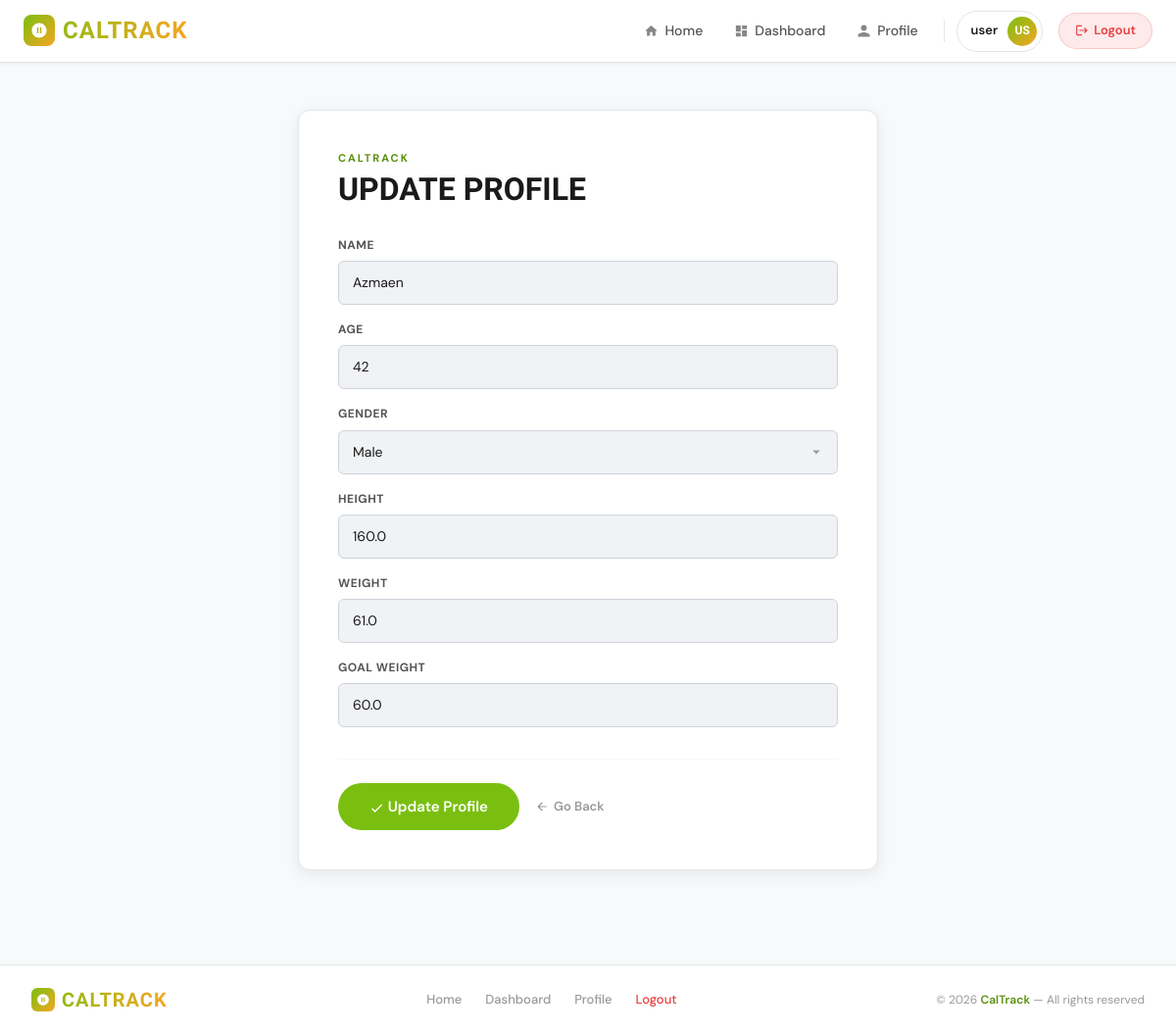
Screenshot of /update_profile_page (signed in) with the database file from the repository.
### app_base/models.py (models this page shows, shortened)
class ProfileModel(models.Model):
    user = models.OneToOneField(User, related_name='profile', on_delete=models.CASCADE, null=True)
    GENDER = [
        ('Male', 'Male'),
        ('Female', 'Female'),
    ]
    name = models.CharField(max_length=255, null=True)
    age = models.IntegerField(null=True, default=0)
    gender = models.CharField(choices= GENDER, max_length=50, null=True)
    height = models.FloatField(null=True, default=0.0)
    weight = models.FloatField(null=True, default=0.0)
    bmr = models.FloatField(null=True)
    total_consumed_today = models.FloatField(null=True)
    goal_weight = models.FloatField(null=True)
    bmi = models.FloatField(null=True)

### app_base/views.py (the view, shortened to what this page needs)
# urls.py: path('update_profile_page', update_profile_page, name='update_profile_page'),
@login_required
def update_profile_page(request):
    try:
        profile = request.user.profile
    except ProfileModel.DoesNotExist:
        profile = None
    form = ProfileForm(instance = profile)
    context = {
        'form': form,
        'heading': 'Profile Info',
        'action': 'Update Profile'
    }
    return render(request, 'base-form.html', context)

### app_base/forms.py
class ProfileForm(forms.ModelForm):
    class Meta:
        model = ProfileModel
        fields = [
            'name',
            'age',
            'gender',
            'height',
            'weight',
            'goal_weight',
        ]
    def __init__(self, *args, **kwargs):
        super().__init__(*args, **kwargs)
        for x in self.fields.values():
            x.widget.attrs.update({'class': 'form-control'})

### app_base/templates/base-form.html (shortened to what this page needs)
{% extends 'base.html' %}
{% block content %}
<div class="form-page">
  <div class="form-card">
    <div class="form-card-eyebrow">CalTrack</div>
    <div class="form-card-title">{{ action }}</div>
    <form method="post" novalidate>
      {% include 'form_base.html' %}
      <hr class="form-divider"/>
      <div class="form-actions">
        <button type="submit" class="btn-primary-cal" style="font-size:15px;padding:12px 32px;">
          <svg viewBox="0 0 24 24" fill="currentColor" style="width:15px;height:15px;">
            <path d="M9 16.17L4.83 12l-1.42 1.41L9 19 21 7l-1.41-1.41z"/>
          </svg>
          {{ action }}
        </button>
        <a href="javascript:history.back()" class="btn-back">
          <svg viewBox="0 0 24 24" fill="currentColor" style="width:14px;height:14px;">
            <path d="M20 11H7.83l5.59-5.59L12 4l-8 8 8 8 1.41-1.41L7.83 13H20v-2z"/>
          </svg>
          Go Back
        </a>
      </div>
    </form>
  </div>
</div>
{% endblock %}

### app_base/templates/base.html (shortened to what this page needs)
<!DOCTYPE html>
<html lang="en">
<head>
  <link href="https://cdn.jsdelivr.net/npm/bootstrap@5.0.2/dist/css/bootstrap.min.css"
        rel="stylesheet"
 />
</head>
<body>
  {% include 'nav.html' %}
  <main class="page-content">
    {% block content %}
    {% endblock %}
  </main>
  {% include 'footer.html' %}
</body>
</html>

### app_base/templates/nav.html (shortened to what this page needs)
<nav class="cal-nav">
  <a href="{% url 'home_page' %}" class="cal-nav-logo">
    <div class="logo-icon">
      <svg viewBox="0 0 24 24" fill="white">
        <path d="M12 2C6.48 2 2 6.48 2 12s4.48 10 10 10 10-4.48 10-10S17.52 2 12 2zm-1 14H9V8h2v8zm4 0h-2V8h2v8z"/>
      </svg>
    </div>
    CALTRACK
  </a>
  <ul class="cal-nav-links">
    <li>
      <a href="{% url 'home_page' %}" class="{% if request.resolver_match.url_name == 'home_page' %}active{% endif %}">
        <svg viewBox="0 0 24 24" fill="currentColor"><path d="M10 20v-6h4v6h5v-8h3L12 3 2 12h3v8z"/></svg>
        Home
      </a>
    </li>
    <li>
      <a href="{% url 'dashboard_page' %}" class="{% if request.resolver_match.url_name == 'dashboard_page' %}active{% endif %}">
        <svg viewBox="0 0 24 24" fill="currentColor"><path d="M3 13h8V3H3v10zm0 8h8v-6H3v6zm10 0h8V11h-8v10zm0-18v6h8V3h-8z"/></svg>
        Dashboard
      </a>
    </li>
    <li>
      <a href="{% url 'profile_page' %}" class="{% if request.resolver_match.url_name == 'profile_page' %}active{% endif %}">
        <svg viewBox="0 0 24 24" fill="currentColor"><path d="M12 12c2.7 0 4.8-2.1 4.8-4.8S14.7 2.4 12 2.4 7.2 4.5 7.2 7.2 9.3 12 12 12zm0 2.4c-3.2 0-9.6 1.6-9.6 4.8v2.4h19.2v-2.4c0-3.2-6.4-4.8-9.6-4.8z"/></svg>
        Profile
      </a>
    </li>
  </ul>
  <div class="nav-user">
    <span class="nav-username">{{ request.user.username }}</span>
    <div class="nav-avatar">{{ request.user.username|slice:":2"|upper }}</div>
  </div>
  {% if user.is_authenticated %}
    <a href="{% url 'logout_page' %}" class="nav-logout">
      <svg viewBox="0 0 24 24" fill="currentColor" style="width:14px;height:14px;">
        <path d="M17 7l-1.41 1.41L18.17 11H8v2h10.17l-2.58 2.58L17 17l5-5-5-5zM4 5h8V3H4c-1.1 0-2 .9-2 2v14c0 1.1.9 2 2 2h8v-2H4V5z"/>
      </svg>
      Logout
    </a>
  {% else %}
    <a href="{% url 'login_page' %}" class="btn-primary-cal">Login</a>
  {% endif %}
</nav>

### app_base/templates/form_base.html (shortened to what this page needs)
{% for field in form %}
  <div class="mb-3">
    <label class="form-label fw-semibold">{{ field.label }}</label>
    {{ field }}
  </div>
{% endfor %}

### app_base/templates/footer.html (shortened to what this page needs)
<footer class="cal-footer">
  <div class="footer-inner">
    <a href="{% url 'home_page' %}" class="footer-logo">
      <div class="footer-logo-icon">
        <svg viewBox="0 0 24 24" fill="white" style="width:14px;height:14px;">
          <path d="M12 2C6.48 2 2 6.48 2 12s4.48 10 10 10 10-4.48 10-10S17.52 2 12 2zm-1 14H9V8h2v8zm4 0h-2V8h2v8z"/>
        </svg>
      </div>
      CALTRACK
    </a>
    <div class="footer-links">
      <a href="{% url 'home_page' %}">Home</a>
      <a href="{% url 'dashboard_page' %}">Dashboard</a>
      <a href="{% url 'profile_page' %}">Profile</a>
      {% if user.is_authenticated %}
        <a href="{% url 'logout_page' %}" style="color:#e84040;">Logout</a>
      {% endif %}
    </div>
    <div class="footer-copy">© {% now "Y" %} <span>CalTrack</span> — All rights reserved</div>
  </div>
</footer>

### app_base/templates/base.html (style rules this page uses)
:root { --clr-bg: #f8f9fa; --clr-surface: #ffffff; --clr-surface-2: #f0f2f5; --clr-border: #e2e6ea; --clr-border-dark: #ced4da; --clr-text: #1a1a1a; --clr-text-sec: #555555; --clr-muted: #999999; --clr-lime: #7abf10; --clr-lime-light: #f0f7e0; --clr-lime-dark: #5a8f0a; --clr-orange: #f5a623; --clr-orange-light:#fff4e0; --clr-coral: #e84040; --clr-coral-light: #fdeaea; --font-display: 'Barlow Condensed', sans-serif; --font-body: 'DM Sans', sans-serif; --radius-sm: 6px; --radius-md: 12px; --radius-lg: 20px; --radius-pill: 999px; --shadow-sm: 0 1px 4px rgba(0,0,0,0.06); --shadow-md: 0 4px 16px rgba(0,0,0,0.08); --shadow-lg: 0 8px 32px rgba(0,0,0,0.10); --nav-height: 64px; --transition: 0.2s ease; }
*, *::before, *::after { box-sizing: border-box; margin: 0; padding: 0; }
html { scroll-behavior: smooth; }
body { background-color: var(--clr-bg); color: var(--clr-text); font-family: var(--font-body); font-size: 16px; line-height: 1.6; min-height: 100vh; display: flex; flex-direction: column; }
main, .page-content { flex: 1; }
a { color: var(--clr-lime-dark); text-decoration: none; transition: color var(--transition); }
.btn-primary-cal { background: var(--clr-lime); color: #ffffff; border: none; padding: 10px 24px; border-radius: var(--radius-pill); font-family: var(--font-body); font-size: 14px; font-weight: 600; cursor: pointer; transition: background var(--transition), transform var(--transition), box-shadow var(--transition); display: inline-block; }

### app_base/templates/nav.html (style rules this page uses)
.cal-nav { background: var(--clr-surface); border-bottom: 1px solid var(--clr-border); height: var(--nav-height); display: flex; align-items: center; padding: 0 1.5rem; box-shadow: var(--shadow-sm); position: sticky; top: 0; z-index: 1000; gap: 4px; }
.cal-nav-logo { font-family: var(--font-display); font-size: 24px; font-weight: 800; letter-spacing: 1px; background: linear-gradient(90deg, var(--clr-lime), var(--clr-orange)); -webkit-background-clip: text; -webkit-text-fill-color: transparent; background-clip: text; text-decoration: none; margin-right: auto; display: flex; align-items: center; gap: 8px; }
.logo-icon { width: 32px; height: 32px; background: linear-gradient(135deg, var(--clr-lime), var(--clr-orange)); border-radius: 8px; display: flex; align-items: center; justify-content: center; flex-shrink: 0; }
.logo-icon svg { width: 18px; height: 18px; }
.cal-nav-links { display: flex; align-items: center; gap: 4px; list-style: none; margin: 0; padding: 0; }
.cal-nav-links a { font-size: 14px; font-weight: 500; color: var(--clr-text-sec); text-decoration: none; padding: 7px 14px; border-radius: var(--radius-pill); display: flex; align-items: center; gap: 6px; transition: all var(--transition); }
.cal-nav-links a svg { width: 15px; height: 15px; opacity: 0.7; }
.nav-user { display: flex; align-items: center; gap: 10px; padding: 5px 5px 5px 14px; border: 1px solid var(--clr-border); border-radius: var(--radius-pill); transition: all var(--transition); }
.nav-username { font-size: 13px; font-weight: 600; color: var(--clr-text); }
.nav-avatar { width: 30px; height: 30px; background: linear-gradient(135deg, var(--clr-lime), var(--clr-orange)); border-radius: 50%; display: flex; align-items: center; justify-content: center; font-size: 12px; font-weight: 700; color: #fff; font-family: var(--font-display); flex-shrink: 0; }
.nav-logout { font-size: 13px; font-weight: 600; color: var(--clr-coral); text-decoration: none; padding: 7px 16px; border-radius: var(--radius-pill); border: 1px solid rgba(232,64,64,0.2); background: var(--clr-coral-light); transition: all var(--transition); display: flex; align-items: center; gap: 5px; }

### rows the page displays
ProfileModel: form "Azmaen" "42" "Male" "160.0" "61.0" "60.0"

### other values shown
{{ request.user.username }} "user"
{{ request.user.username|slice:":2"|upper }} "US"
{{ action }} "UPDATE PROFILE"
{{ field.label }} "NAME" "AGE" "GENDER" "HEIGHT" "WEIGHT" "GOAL WEIGHT"
{{ action }} "Update Profile"
